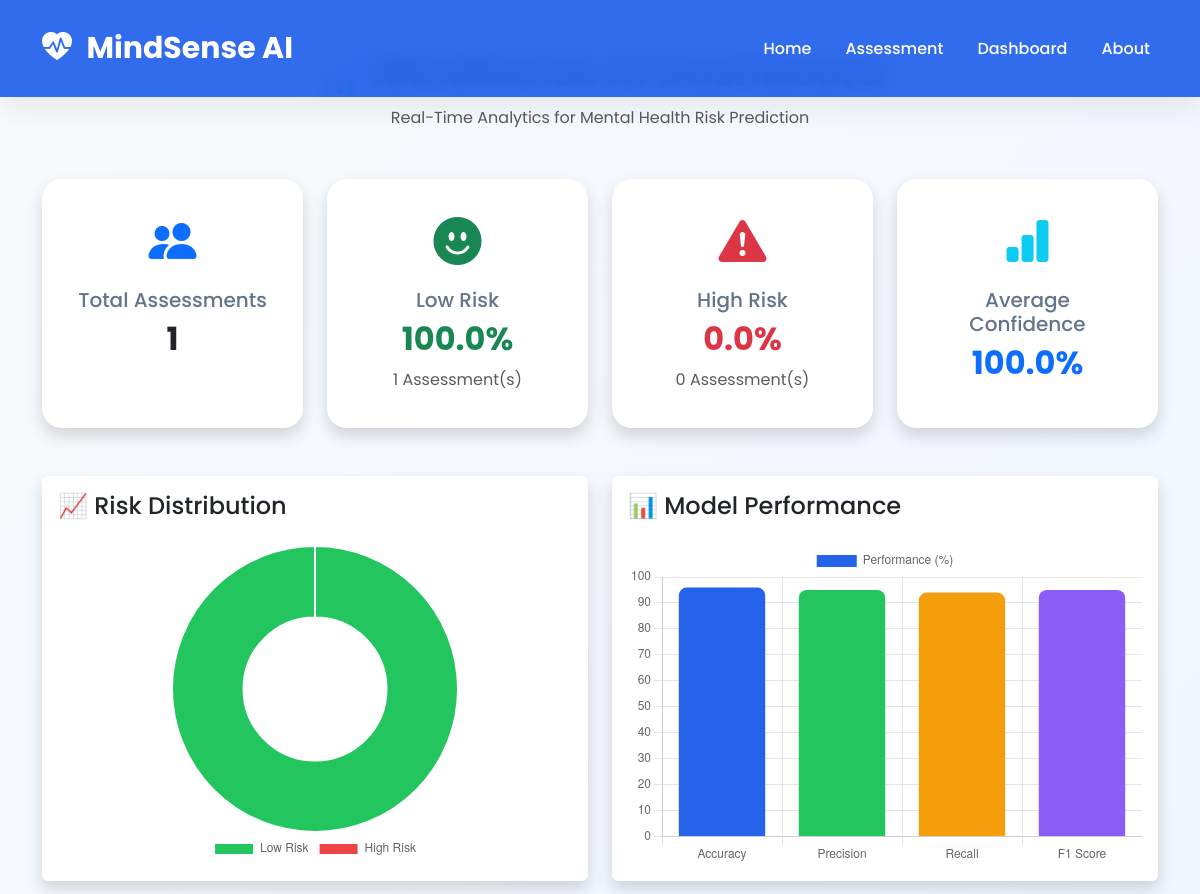
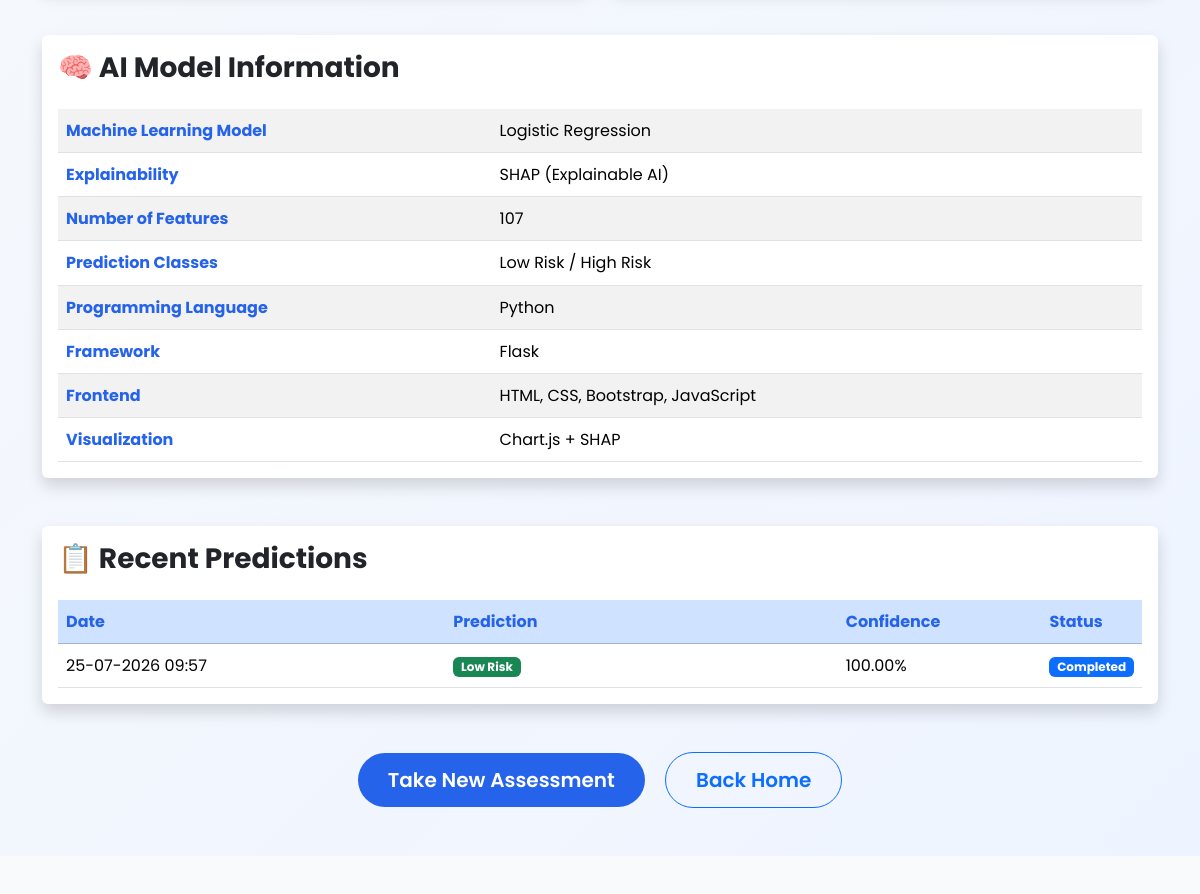
The app's page /dashboard (upper part), older data (2 pictures, top to bottom).
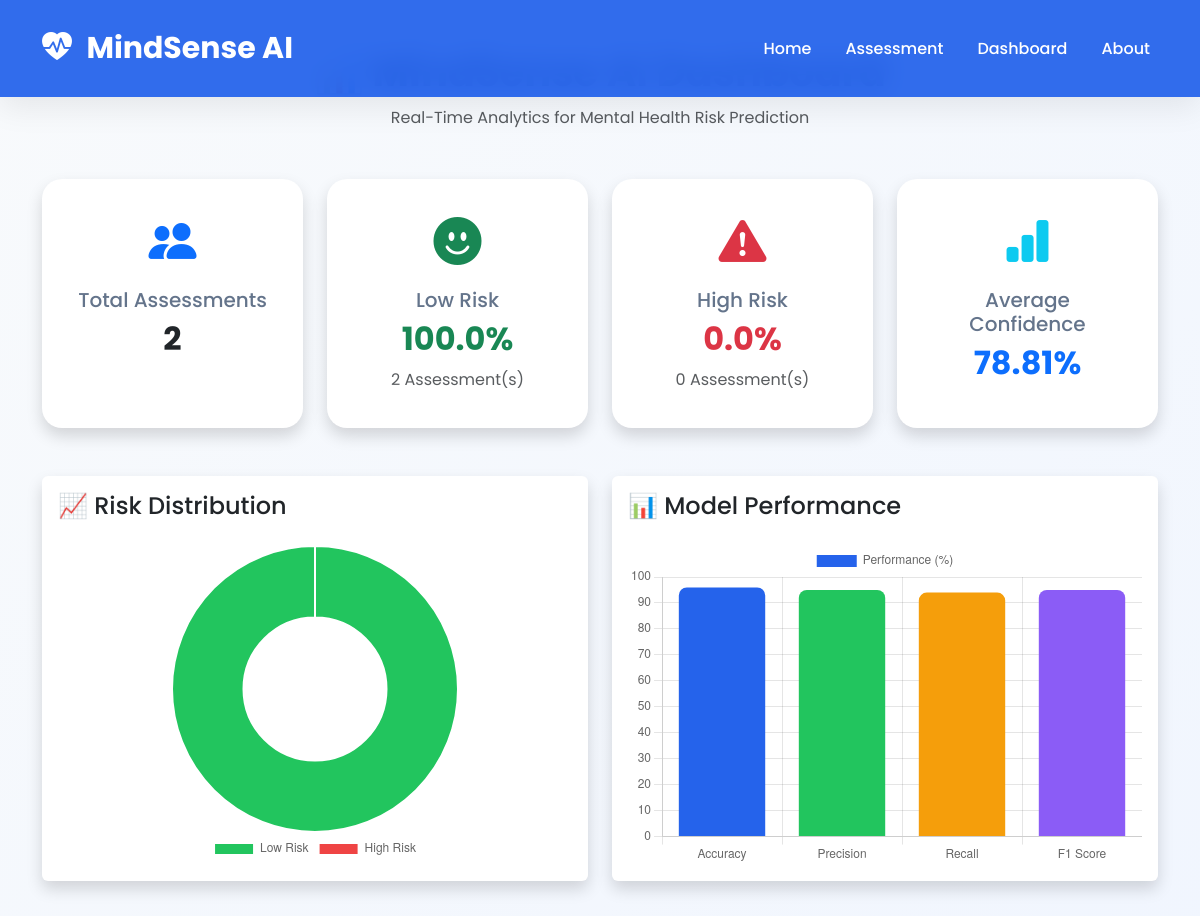
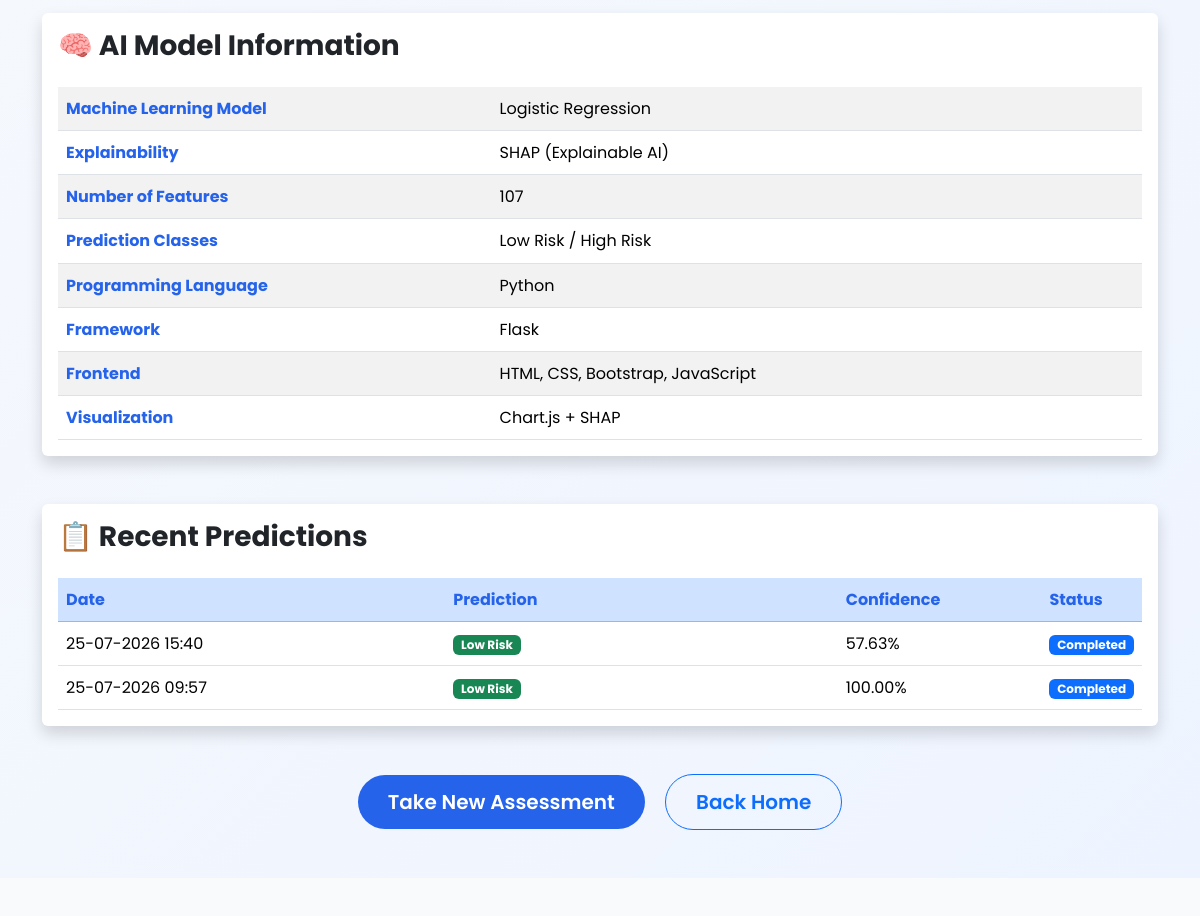
The same page, newer data (2 pictures, top to bottom).
### tables this page shows
CREATE TABLE assessments(

        id INTEGER PRIMARY KEY AUTOINCREMENT,

        assessment_date TEXT,

        prediction TEXT,

        confidence REAL,

        low_probability REAL,

        high_probability REAL

    );

### app.py (the view)
@app.route("/dashboard")
def dashboard():
    stats = get_dashboard_stats()
    recent = get_recent_assessments()
    return render_template(
        "dashboard.html",
        total=stats["total"],
        low=stats["low"],
        high=stats["high"],
        avg_confidence=stats["avg_confidence"],
        recent=recent
    )

### database/database.py (called while the page is built)
def get_connection():
    conn = sqlite3.connect(DB_PATH)
    conn.row_factory = sqlite3.Row
    return conn

def get_dashboard_stats():
    conn = get_connection()
    cursor = conn.cursor()
    cursor.execute("SELECT COUNT(*) FROM assessments")
    total = cursor.fetchone()[0]
    cursor.execute("""
        SELECT COUNT(*)
        FROM assessments
        WHERE prediction='Low Risk'
    """)
    low = cursor.fetchone()[0]
    cursor.execute("""
        SELECT COUNT(*)
        FROM assessments
        WHERE prediction='High Risk'
    """)
    high = cursor.fetchone()[0]
    cursor.execute("""
        SELECT AVG(confidence)
        FROM assessments
    """)
    avg = cursor.fetchone()[0]
    if avg is None:
        avg = 0
    conn.close()
    return {
        "total": total,
        "low": low,
        "high": high,
        "avg_confidence": round(avg, 2)
    }

def get_recent_assessments(limit=5):
    conn = get_connection()
    cursor = conn.cursor()
    cursor.execute("""

        SELECT *

        FROM assessments

        ORDER BY id DESC

        LIMIT ?

    """, (limit,))
    rows = cursor.fetchall()
    conn.close()
    return rows

### templates/dashboard.html (shortened to what this page needs)
{% extends "base.html" %}
{% block content %}
<link rel="stylesheet" href="{{ url_for('static', filename='css/dashboard.css') }}">
<section class="dashboard-section py-5">
<div class="container">
<div class="text-center mb-5">
<h1 class="fw-bold">
</h1>
<p class="text-muted">
Real-Time Analytics for Mental Health Risk Prediction
</p>
</div>
<div class="row g-4">
<div class="col-lg-3 col-md-6">
<div class="card dashboard-card shadow border-0 h-100">
<div class="card-body text-center">
<i class="bi bi-people-fill display-5 text-primary"></i>
<h5 class="mt-3">
Total Assessments
</h5>
<h2 class="fw-bold">
{{ total }}
</h2>
</div>
</div>
</div>
<div class="col-lg-3 col-md-6">
<div class="card dashboard-card shadow border-0 h-100">
<div class="card-body text-center">
<i class="bi bi-emoji-smile-fill display-5 text-success"></i>
<h5 class="mt-3">
Low Risk
</h5>
<h2 class="fw-bold text-success">
{% if total > 0 %}
{{ "%.1f"|format((low / total) * 100) }}%
{% else %}
0%
{% endif %}
</h2>
<p class="text-muted mb-0">
{{ low }} Assessment(s)
</p>
</div>
</div>
</div>
<div class="col-lg-3 col-md-6">
<div class="card dashboard-card shadow border-0 h-100">
<div class="card-body text-center">
<i class="bi bi-exclamation-triangle-fill display-5 text-danger"></i>
<h5 class="mt-3">
High Risk
</h5>
<h2 class="fw-bold text-danger">
{% if total > 0 %}
{{ "%.1f"|format((high / total) * 100) }}%
{% else %}
0%
{% endif %}
</h2>
<p class="text-muted mb-0">
{{ high }} Assessment(s)
</p>
</div>
</div>
</div>
<div class="col-lg-3 col-md-6">
<div class="card dashboard-card shadow border-0 h-100">
<div class="card-body text-center">
<i class="bi bi-bar-chart-fill display-5 text-info"></i>
<h5 class="mt-3">
Average Confidence
</h5>
<h2 class="fw-bold text-primary">
{{ avg_confidence }}%
</h2>
</div>
</div>
</div>
</div>
<div class="row mt-5">
<div class="col-lg-6 mb-4">
<div class="card shadow border-0 h-100">
<div class="card-body">
<h4 class="mb-4">
📈 Risk Distribution
</h4>
<div style="height:320px;">
<canvas id="riskChart"></canvas>
</div>
</div>
</div>
</div>
<div class="col-lg-6 mb-4">
<div class="card shadow border-0 h-100">
<div class="card-body">
<h4 class="mb-4">
📊 Model Performance
</h4>
<div style="height:320px;">
<canvas id="performanceChart"></canvas>
</div>
</div>
</div>
</div>
</div>
<div class="card shadow border-0 mt-4">
<div class="card-body">
<h3 class="fw-bold mb-4">
🧠 AI Model Information
</h3>
<table class="table table-striped">
<tbody>
<tr>
<th>Machine Learning Model</th>
<td>Logistic Regression</td>
</tr>
<tr>
<th>Explainability</th>
<td>SHAP (Explainable AI)</td>
</tr>
<tr>
<th>Number of Features</th>
<td>107</td>
</tr>
<tr>
<th>Prediction Classes</th>
<td>Low Risk / High Risk</td>
</tr>
<tr>
<th>Programming Language</th>
<td>Python</td>
</tr>
<tr>
<th>Framework</th>
<td>Flask</td>
</tr>
<tr>
<th>Frontend</th>
<td>HTML, CSS, Bootstrap, JavaScript</td>
</tr>
<tr>
<th>Visualization</th>
<td>Chart.js + SHAP</td>
</tr>
</tbody>
</table>
</div>
</div>
<div class="card shadow border-0 mt-5">
<div class="card-body">
<h3 class="fw-bold mb-4">
📋 Recent Predictions
</h3>
<table class="table table-hover align-middle">
<thead class="table-primary">
<tr>
<th>Date</th>
<th>Prediction</th>
<th>Confidence</th>
<th>Status</th>
</tr>
</thead>
<tbody>
{% if recent %}
{% for item in recent %}
<tr>
<td>{{ item["assessment_date"] }}</td>
<td>
{% if item["prediction"]=="Low Risk" %}
<span class="badge bg-success">
{{ item["prediction"] }}
</span>
{% else %}
<span class="badge bg-danger">
{{ item["prediction"] }}
</span>
{% endif %}
</td>
<td>
{{ "%.2f"|format(item["confidence"]) }}%
</td>
<td>
<span class="badge bg-primary">
Completed
</span>
</td>
</tr>
{% endfor %}
{% else %}
<tr>
<td colspan="4" class="text-center text-muted py-4">
No assessments have been completed yet.
</td>
</tr>
{% endif %}
</tbody>
</table>
</div>
</div>
<div class="text-center mt-5">
<a href="/assessment"
class="btn btn-primary btn-lg me-3">
Take New Assessment
</a>
<a href="/"
class="btn btn-outline-primary btn-lg">
Back Home
</a>
</div>
</div>
</section>
{% endblock %}

### templates/base.html (shortened to what this page needs)
<!DOCTYPE html>
<html lang="en">
<head>
    <link href="https://cdn.jsdelivr.net/npm/bootstrap@5.3.7/dist/css/bootstrap.min.css" rel="stylesheet">
    <link href="https://cdn.jsdelivr.net/npm/bootstrap-icons@1.11.3/font/bootstrap-icons.css" rel="stylesheet">
    <link rel="stylesheet" href="{{ url_for('static', filename='css/style.css') }}">
</head>
<body>
<nav class="navbar navbar-expand-lg navbar-dark fixed-top">
<div class="container">
<a class="navbar-brand fw-bold" href="/">
<i class="bi bi-heart-pulse-fill me-2"></i>
MindSense AI
</a>
<div class="collapse navbar-collapse" id="navbar">
<ul class="navbar-nav ms-auto">
<li class="nav-item">
<a class="nav-link" href="/">Home</a>
</li>
<li class="nav-item">
<a class="nav-link" href="/assessment">Assessment</a>
</li>
<li class="nav-item">
<a class="nav-link" href="/dashboard">Dashboard</a>
</li>
<li class="nav-item">
<a class="nav-link" href="/about">About</a>
</li>
</ul>
</div>
</div>
</nav>
<main>
{% block content %}
{% endblock %}
</main>
</body>
</html>

### static/css/style.css (style rules this page uses)
* { margin:0; padding:0; box-sizing:border-box; }
html { scroll-behavior:smooth; }
body { font-family:'Poppins',sans-serif; background:#F8FAFC; color:#1E293B; overflow-x:hidden; line-height:1.7; }
.navbar { background:rgba(37,99,235,.94); backdrop-filter:blur(12px); padding:18px 0; box-shadow:0 10px 30px rgba(0,0,0,.08); transition:.35s; }
.navbar-brand { font-size:30px; font-weight:700; }
.nav-link { color:#fff!important; margin-left:18px; font-weight:500; transition:.3s; }
.btn { padding:14px 34px; border-radius:50px; font-weight:600; transition:.35s; }
.btn-primary { background:#2563EB; border:none; }

### static/css/dashboard.css (style rules this page uses)
.dashboard-section { padding:140px 0 80px; background:linear-gradient(135deg,#F8FAFC,#EEF4FF); min-height:100vh; }
.dashboard-card { border-radius:20px; transition:.3s; overflow:hidden; }
.dashboard-card .card-body { padding:35px; }
.dashboard-card i { font-size:48px; }
.dashboard-card h5 { color:#64748B; margin-top:15px; }
.dashboard-card h2 { font-weight:700; }
.card canvas { width:100% !important; height:320px !important; }
.table { margin-bottom:0; }
.table th { width:40%; color:#2563EB; }
.btn { border-radius:40px; padding:12px 30px; font-weight:600; }

Row changes from the older to the newer data that the page shows:
added assessments: assessment_date "25-07-2026 15:40", prediction "Low Risk", confidence "57.63"
Text that changed along with them:
{{ total }}: "1" → "2"
{{ low }}: "1" → "2"
{{ avg_confidence }}: "100.0" → "78.81"
